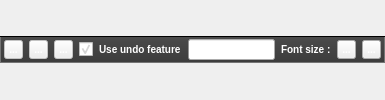
     <widget class="QWidget" name="page">
      <layout class="QHBoxLayout" name="horizontalLayout_6">
       <property name="spacing">
        <number>0</number>
       </property>
       <property name="leftMargin">
        <number>0</number>
       </property>
       <property name="topMargin">
        <number>0</number>
       </property>
       <property name="rightMargin">
        <number>0</number>
       </property>
       <property name="bottomMargin">
        <number>0</number>
       </property>
       <item>
        <widget class="QFrame" name="frame">
         <property name="minimumSize">
          <size>
           <width>0</width>
           <height>27</height>
          </size>
         </property>
         <property name="maximumSize">
          <size>
           <width>16777215</width>
           <height>27</height>
          </size>
         </property>
         <property name="styleSheet">
          <string notr="true">QFrame#frame {
  border-top: 1px solid black;
  border-bottom: 1px solid rgba(117,117,117,255);
  border-right: 1px solid rgba(117,117,117,255);
  border-left: 1px solid rgba(117,117,117,255);
  background-color: qlineargradient(spread:pad, x1:0, y1:0, x2:, y2:1, stop:0 rgb(75,75,75),stop:1 rgb(60, 60, 60));
}

/* needed to ensure color: white
   in a QCheckBox */
QCheckBox {
	border: none;
}

QWidget {
	color: white;
	font: bold;
	font-size: 10px;
}</string>
         </property>
         <property name="frameShape">
          <enum>QFrame::StyledPanel</enum>
         </property>
         <property name="frameShadow">
          <enum>QFrame::Raised</enum>
         </property>
         <layout class="QHBoxLayout" name="horizontalLayout_8">
          <property name="leftMargin">
           <number>3</number>
          </property>
          <property name="topMargin">
           <number>0</number>
          </property>
          <property name="rightMargin">
           <number>3</number>
          </property>
          <property name="bottomMargin">
           <number>0</number>
          </property>
          <item>
           <widget class="QToolButton" name="runScriptButton">
            <property name="enabled">
             <bool>false</bool>
            </property>
            <property name="maximumSize">
             <size>
              <width>19</width>
              <height>19</height>
             </size>
            </property>
            <property name="toolTip">
             <string>Run script (Ctrl + Return)</string>
            </property>
            <property name="text">
             <string>...</string>
            </property>
            <property name="icon">
             <iconset resource="../resources/TalipotPython.qrc">
              <normaloff>:/talipot/python/icons/playback_play.png</normaloff>:/talipot/python/icons/playback_play.png</iconset>
            </property>
            <property name="iconSize">
             <size>
              <width>14</width>
              <height>14</height>
             </size>
            </property>
           </widget>
          </item>
          <item>
           <widget class="QToolButton" name="pauseScriptButton">
            <property name="enabled">
             <bool>false</bool>
            </property>
            <property name="maximumSize">
             <size>
              <width>19</width>
              <height>19</height>
             </size>
            </property>
            <property name="toolTip">
             <string>Pause script</string>
            </property>
            <property name="text">
             <string>...</string>
            </property>
            <property name="icon">
             <iconset resource="../resources/TalipotPython.qrc">
              <normaloff>:/talipot/python/icons/playback_pause.png</normaloff>:/talipot/python/icons/playback_pause.png</iconset>
            </property>
            <property name="iconSize">
             <size>
              <width>14</width>
              <height>14</height>
             </size>
            </property>
           </widget>
          </item>
          <item>
           <widget class="QToolButton" name="stopScriptButton">
            <property name="enabled">
             <bool>false</bool>
            </property>
            <property name="maximumSize">
             <size>
              <width>19</width>
              <height>19</height>
             </size>
            </property>
            <property name="toolTip">
             <string>Stop script</string>
            </property>
            <property name="text">
             <string>...</string>
            </property>
            <property name="icon">
             <iconset resource="../resources/TalipotPython.qrc">
              <normaloff>:/talipot/python/icons/playback_stop.png</normaloff>:/talipot/python/icons/playback_stop.png</iconset>
            </property>
            <property name="iconSize">
             <size>
              <width>14</width>
              <height>14</height>
             </size>
            </property>
           </widget>
          </item>
          <item>
           <widget class="QCheckBox" name="useUndoCB">
            <property name="toolTip">
             <string>If checked, current graph state will be saved before the script execution
and will be restored automatically if the script fails, or manually
if the script succeeds by clicking on the 'Undo' button.
If unchecked, every modification performed by the script on the graph
can not be undone but performance of the script execution will be better
(in particular when dealing with a large graph).</string>
            </property>
            <property name="text">
             <string>Use undo feature</string>
            </property>
            <property name="checked">
             <bool>true</bool>
            </property>
           </widget>
          </item>
          <item>
           <widget class="QProgressBar" name="progressBar">
            <property name="sizePolicy">
             <sizepolicy hsizetype="Expanding" vsizetype="Fixed">
              <horstretch>0</horstretch>
              <verstretch>0</verstretch>
             </sizepolicy>
            </property>
            <property name="maximum">
             <number>100</number>
            </property>
            <property name="value">
             <number>-1</number>
            </property>
            <property name="textVisible">
             <bool>false</bool>
            </property>
           </widget>
          </item>
          <item>
           <widget class="QLabel" name="label_4">
            <property name="toolTip">
             <string>Decrease/Increase the size of the font of the python code editors</string>
            </property>
            <property name="text">
             <string>Font size :</string>
            </property>
           </widget>
          </item>
          <item>
           <widget class="QToolButton" name="decreaseFontSizeButton_2">
            <property name="maximumSize">
             <size>
              <width>19</width>
              <height>19</height>
             </size>
            </property>
            <property name="toolTip">
             <string>Decrease the size of the font of the python code editors</string>
            </property>
            <property name="text">
             <string>...</string>
            </property>
            <property name="icon">
             <iconset resource="../resources/TalipotPython.qrc">
              <normaloff>:/talipot/python/icons/round_minus.png</normaloff>:/talipot/python/icons/round_minus.png</iconset>
            </property>
            <property name="iconSize">
             <size>
              <width>14</width>
              <height>14</height>
             </size>
            </property>
           </widget>
          </item>
          <item>
           <widget class="QToolButton" name="increaseFontSizeButton_2">
            <property name="maximumSize">
             <size>
              <width>19</width>
              <height>19</height>
             </size>
            </property>
            <property name="toolTip">
             <string>Increase the size of the font of the python code editors</string>
            </property>
            <property name="text">
             <string>...</string>
            </property>
            <property name="icon">
             <iconset resource="../resources/TalipotPython.qrc">
              <normaloff>:/talipot/python/icons/round_plus.png</normaloff>:/talipot/python/icons/round_plus.png</iconset>
            </property>
            <property name="iconSize">
             <size>
              <width>14</width>
              <height>14</height>
             </size>
            </property>
           </widget>
          </item>
         </layout>
        </widget>
       </item>
      </layout>
     </widget>
